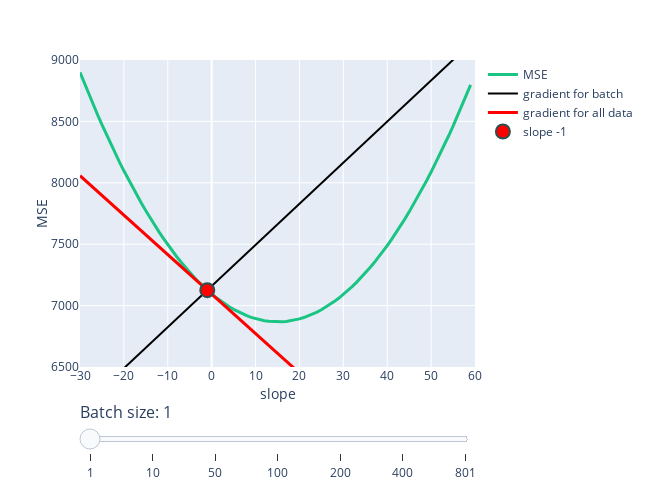

The code cell stored with this chart in its notebook:
### Markdown cell above
- Once again let's visualize this for just the slope parameter to drive the point home:

### Code cell
plot_minibatch_gradients(x, y, w=-1, batch_sizes=[1, 10, 50, 100, 200, 400, len(x)], seed=1132)

### Figure 1 — Plotly figure (JSON) as saved in the notebook; plotly's stock layout.template omitted (floating-point values rounded to 4 significant figures)
{"data": [{"line": {"color": "#1ac584", "width": 3}, "mode": "lines", "name": "MSE", "type": "scatter", "x": [-30, -29, -28, -27, -26, -25, -24, -23, -22, -21, -20, -19, -18, -17, -16, -15, -14, -13, -12, -11, -10, -9, -8, -7, -6, -5, -4, -3, -2, -1, 0, 1, 2, 3, 4, 5, 6, 7, 8, 9, 10, 11, 12, 13, 14, 15, 16, 17, 18, 19, 20, 21, 22, 23, 24, 25, 26, 27, 28, 29, 30, 31, 32, 33, 34, 35, 36, 37, 38, 39, 40, 41, 42, 43, 44, 45, 46, 47, 48, 49, 50, 51, 52, 53, 54, 55, 56, 57, 58, 59], "y": [8899.0, 8810.0, 8723.0, 8638.0, 8554.0, 8473.0, 8394.0, 8317.0, 8242.0, 8169.0, 8098.0, 8028.0, 7961.0, 7896.0, 7833.0, 7772.0, 7713.0, 7656.0, 7600.0, 7547.0, 7496.0, 7447.0, 7400.0, 7355.0, 7312.0, 7270.0, 7231.0, 7194.0, 7159.0, 7126.0, 7095.0, 7066.0, 7038.0, 7013.0, 6990.0, 6969.0, 6950.0, 6933.0, 6918.0, 6904.0, 6893.0, 6884.0, 6877.0, 6872.0, 6869.0, 6868.0, 6868.0, 6871.0, 6876.0, 6883.0, 6892.0, 6903.0, 6916.0, 6930.0, 6947.0, 6966.0, 6987.0, 7010.0, 7035.0, 7062.0, 7090.0, 7121.0, 7154.0, 7189.0, 7226.0, 7265.0, 7306.0, 7349.0, 7393.0, 7440.0, 7489.0, 7540.0, 7593.0, 7648.0, 7705.0, 7763.0, 7824.0, 7887.0, 7952.0, 8019.0, 8088.0, 8159.0, 8231.0, 8306.0, 8383.0, 8462.0, 8543.0, 8626.0, 8711.0, 8797.0]}, {"line": {"color": "black", "width": 2}, "mode": "lines", "name": "gradient for batch", "type": "scatter", "x": [-30, -29, -28, -27, -26, -25, -24, -23, -22, -21, -20, -19, -18, -17, -16, -15, -14, -13, -12, -11, -10, -9, -8, -7, -6, -5, -4, -3, -2, -1, 0, 1, 2, 3, 4, 5, 6, 7, 8, 9, 10, 11, 12, 13, 14, 15, 16, 17, 18, 19, 20, 21, 22, 23, 24, 25, 26, 27, 28, 29, 30, 31, 32, 33, 34, 35, 36, 37, 38, 39, 40, 41, 42, 43, 44, 45, 46, 47, 48, 49, 50, 51, 52, 53, 54, 55, 56, 57, 58, 59], "y": [6155.0, 6188.0, 6222.0, 6255.0, 6289.0, 6322.0, 6356.0, 6389.0, 6423.0, 6456.0, 6490.0, 6523.0, 6557.0, 6590.0, 6624.0, 6657.0, 6691.0, 6724.0, 6758.0, 6791.0, 6824.0, 6858.0, 6891.0, 6925.0, 6958.0, 6992.0, 7025.0, 7059.0, 7092.0, 7126.0, 7159.0, 7193.0, 7226.0, 7260.0, 7293.0, 7327.0, 7360.0, 7394.0, 7427.0, 7461.0, 7494.0, 7528.0, 7561.0, 7595.0, 7628.0, 7662.0, 7695.0, 7729.0, 7762.0, 7796.0, 7829.0, 7863.0, 7896.0, 7930.0, 7963.0, 7996.0, 8030.0, 8063.0, 8097.0, 8130.0, 8164.0, 8197.0, 8231.0, 8264.0, 8298.0, 8331.0, 8365.0, 8398.0, 8432.0, 8465.0, 8499.0, 8532.0, 8566.0, 8599.0, 8633.0, 8666.0, 8700.0, 8733.0, 8767.0, 8800.0, 8834.0, 8867.0, 8901.0, 8934.0, 8968.0, 9001.0, 9035.0, 9068.0, 9102.0, 9135.0]}, {"line": {"color": "red", "width": 3}, "mode": "lines", "name": "gradient for all data", "type": "scatter", "x": [-30, -29, -28, -27, -26, -25, -24, -23, -22, -21, -20, -19, -18, -17, -16, -15, -14, -13, -12, -11, -10, -9, -8, -7, -6, -5, -4, -3, -2, -1, 0, 1, 2, 3, 4, 5, 6, 7, 8, 9, 10, 11, 12, 13, 14, 15, 16, 17, 18, 19, 20, 21, 22, 23, 24, 25, 26, 27, 28, 29, 30, 31, 32, 33, 34, 35, 36, 37, 38, 39, 40, 41, 42, 43, 44, 45, 46, 47, 48, 49, 50, 51, 52, 53, 54, 55, 56, 57, 58, 59], "y": [8058.0, 8026.0, 7994.0, 7962.0, 7929.0, 7897.0, 7865.0, 7833.0, 7801.0, 7769.0, 7737.0, 7704.0, 7672.0, 7640.0, 7608.0, 7576.0, 7544.0, 7512.0, 7479.0, 7447.0, 7415.0, 7383.0, 7351.0, 7319.0, 7287.0, 7254.0, 7222.0, 7190.0, 7158.0, 7126.0, 7094.0, 7062.0, 7029.0, 6997.0, 6965.0, 6933.0, 6901.0, 6869.0, 6837.0, 6804.0, 6772.0, 6740.0, 6708.0, 6676.0, 6644.0, 6612.0, 6579.0, 6547.0, 6515.0, 6483.0, 6451.0, 6419.0, 6387.0, 6354.0, 6322.0, 6290.0, 6258.0, 6226.0, 6194.0, 6162.0, 6129.0, 6097.0, 6065.0, 6033.0, 6001.0, 5969.0, 5937.0, 5905.0, 5872.0, 5840.0, 5808.0, 5776.0, 5744.0, 5712.0, 5680.0, 5647.0, 5615.0, 5583.0, 5551.0, 5519.0, 5487.0, 5455.0, 5422.0, 5390.0, 5358.0, 5326.0, 5294.0, 5262.0, 5230.0, 5197.0]}, {"line": {"color": "red"}, "marker": {"line": {"color": "DarkSlateGrey", "width": 2}, "size": 14}, "mode": "markers", "name": "slope -1", "type": "scatter", "x": [-1], "y": [7126.0]}], "layout": {"height": 500, "margin": {"b": 20, "t": 60}, "sliders": [{"currentvalue": {"font": {"size": 16}, "prefix": "Batch size: ", "visible": true}, "pad": {"b": 10, "t": 30}, "steps": [{"args": [["1"], {"frame": {"duration": 0, "easing": "linear", "redraw": false}, "transition": {"duration": 0, "easing": "linear"}}], "label": "1", "method": "animate"}, {"args": [["10"], {"frame": {"duration": 0, "easing": "linear", "redraw": false}, "transition": {"duration": 0, "easing": "linear"}}], "label": "10", "method": "animate"}, {"args": [["50"], {"frame": {"duration": 0, "easing": "linear", "redraw": false}, "transition": {"duration": 0, "easing": "linear"}}], "label": "50", "method": "animate"}, {"args": [["100"], {"frame": {"duration": 0, "easing": "linear", "redraw": false}, "transition": {"duration": 0, "easing": "linear"}}], "label": "100", "method": "animate"}, {"args": [["200"], {"frame": {"duration": 0, "easing": "linear", "redraw": false}, "transition": {"duration": 0, "easing": "linear"}}], "label": "200", "method": "animate"}, {"args": [["400"], {"frame": {"duration": 0, "easing": "linear", "redraw": false}, "transition": {"duration": 0, "easing": "linear"}}], "label": "400", "method": "animate"}, {"args": [["801"], {"frame": {"duration": 0, "easing": "linear", "redraw": false}, "transition": {"duration": 0, "easing": "linear"}}], "label": "801", "method": "animate"}]}], "title": {"x": 0.46, "y": 0.93}, "width": 650, "xaxis": {"dtick": 10, "range": [-30, 60], "title": {"standoff": 0, "text": "slope"}}, "yaxis": {"dtick": 500, "range": [6500, 9000], "title": {"standoff": 0, "text": "MSE"}}}}
